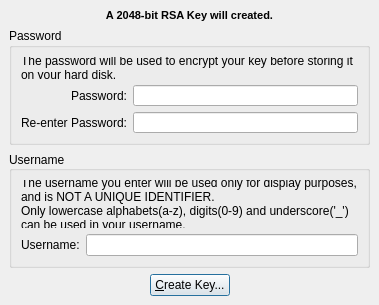
<ui version="4.0" >
 <author></author>
 <comment></comment>
 <exportmacro></exportmacro>
 <class>CreateKeyDialog</class>
 <widget class="QDialog" name="CreateKeyDialog" >
  <property name="geometry" >
   <rect>
    <x>0</x>
    <y>0</y>
    <width>379</width>
    <height>305</height>
   </rect>
  </property>
  <property name="windowTitle" >
   <string>Create Private Key...</string>
  </property>
  <property name="windowIcon" >
   <iconset resource="images.qrc" >:/images/register32.png</iconset>
  </property>
  <layout class="QVBoxLayout" >
   <property name="margin" >
    <number>0</number>
   </property>
   <property name="spacing" >
    <number>6</number>
   </property>
   <item>
    <widget class="QStackedWidget" name="stack" >
     <property name="currentIndex" >
      <number>0</number>
     </property>
     <widget class="QWidget" name="inputPage" >
      <layout class="QVBoxLayout" >
       <property name="margin" >
        <number>9</number>
       </property>
       <property name="spacing" >
        <number>6</number>
       </property>
       <item>
        <widget class="QLabel" name="label" >
         <property name="text" >
          <string>&lt;html>&lt;head>&lt;meta name="qrichtext" content="1" />&lt;/head>&lt;body style=" white-space: pre-wrap; font-family:MS Shell Dlg 2; font-size:8.25pt; font-weight:400; font-style:normal; text-decoration:none;">&lt;p style=" margin-top:0px; margin-bottom:0px; margin-left:0px; margin-right:0px; -qt-block-indent:0; text-indent:0px;">&lt;span style=" font-size:8pt; font-weight:600;">A 2048-bit RSA Key will created.&lt;/span>&lt;/p>&lt;/body>&lt;/html></string>
         </property>
         <property name="alignment" >
          <set>Qt::AlignCenter</set>
         </property>
        </widget>
       </item>
       <item>
        <widget class="QGroupBox" name="groupBox" >
         <property name="title" >
          <string>Password</string>
         </property>
         <layout class="QGridLayout" >
          <property name="margin" >
           <number>9</number>
          </property>
          <property name="spacing" >
           <number>6</number>
          </property>
          <item row="2" column="1" >
           <widget class="QLineEdit" name="password2" >
            <property name="echoMode" >
             <enum>QLineEdit::Password</enum>
            </property>
           </widget>
          </item>
          <item row="2" column="0" >
           <widget class="QLabel" name="label_4" >
            <property name="text" >
             <string>Re-enter Password:</string>
            </property>
            <property name="alignment" >
             <set>Qt::AlignRight|Qt::AlignTrailing|Qt::AlignVCenter</set>
            </property>
           </widget>
          </item>
          <item row="0" column="0" colspan="2" >
           <widget class="QLabel" name="label_2" >
            <property name="text" >
             <string>The password will be used to encrypt your key before storing it on your hard disk.</string>
            </property>
            <property name="wordWrap" >
             <bool>true</bool>
            </property>
           </widget>
          </item>
          <item row="1" column="1" >
           <widget class="QLineEdit" name="password" >
            <property name="echoMode" >
             <enum>QLineEdit::Password</enum>
            </property>
           </widget>
          </item>
          <item row="1" column="0" >
           <widget class="QLabel" name="label_3" >
            <property name="text" >
             <string>Password:</string>
            </property>
            <property name="alignment" >
             <set>Qt::AlignRight|Qt::AlignTrailing|Qt::AlignVCenter</set>
            </property>
           </widget>
          </item>
         </layout>
        </widget>
       </item>
       <item>
        <widget class="QGroupBox" name="groupBox_2" >
         <property name="title" >
          <string>Username</string>
         </property>
         <property name="alignment" >
          <set>Qt::AlignLeading|Qt::AlignLeft|Qt::AlignVCenter</set>
         </property>
         <layout class="QGridLayout" >
          <property name="margin" >
           <number>9</number>
          </property>
          <property name="spacing" >
           <number>6</number>
          </property>
          <item row="1" column="1" >
           <widget class="QLineEdit" name="userName" />
          </item>
          <item row="1" column="0" >
           <widget class="QLabel" name="label_6" >
            <property name="text" >
             <string>Username:</string>
            </property>
           </widget>
          </item>
          <item row="0" column="0" colspan="2" >
           <widget class="QLabel" name="label_5" >
            <property name="text" >
             <string>The username you enter will be used only for display purposes, and is NOT A UNIQUE IDENTIFIER.
Only lowercase alphabets(a-z), digits(0-9) and underscore('_') can be used in your username.</string>
            </property>
            <property name="wordWrap" >
             <bool>true</bool>
            </property>
           </widget>
          </item>
         </layout>
        </widget>
       </item>
       <item>
        <layout class="QHBoxLayout" >
         <property name="margin" >
          <number>0</number>
         </property>
         <property name="spacing" >
          <number>6</number>
         </property>
         <item>
          <spacer>
           <property name="orientation" >
            <enum>Qt::Horizontal</enum>
           </property>
           <property name="sizeHint" >
            <size>
             <width>40</width>
             <height>20</height>
            </size>
           </property>
          </spacer>
         </item>
         <item>
          <widget class="QPushButton" name="createKeyButton" >
           <property name="text" >
            <string>&amp;Create Key...</string>
           </property>
           <property name="default" >
            <bool>false</bool>
           </property>
          </widget>
         </item>
         <item>
          <spacer>
           <property name="orientation" >
            <enum>Qt::Horizontal</enum>
           </property>
           <property name="sizeHint" >
            <size>
             <width>40</width>
             <height>20</height>
            </size>
           </property>
          </spacer>
         </item>
        </layout>
       </item>
      </layout>
     </widget>
     <widget class="QWidget" name="progressPage" >
      <layout class="QVBoxLayout" >
       <property name="margin" >
        <number>9</number>
       </property>
       <property name="spacing" >
        <number>6</number>
       </property>
       <item>
        <widget class="QLabel" name="msgLabel" >
         <property name="text" >
          <string>Progress Message...</string>
         </property>
         <property name="alignment" >
          <set>Qt::AlignCenter</set>
         </property>
        </widget>
       </item>
      </layout>
     </widget>
     <widget class="QWidget" name="errorPage" >
      <layout class="QVBoxLayout" >
       <property name="margin" >
        <number>9</number>
       </property>
       <property name="spacing" >
        <number>6</number>
       </property>
       <item>
        <widget class="QLabel" name="label_11" >
         <property name="text" >
          <string>&lt;html>&lt;head>&lt;meta name="qrichtext" content="1" />&lt;/head>&lt;body style=" white-space: pre-wrap; font-family:MS Shell Dlg 2; font-size:8.25pt; font-weight:400; font-style:normal; text-decoration:none;">&lt;p style=" margin-top:0px; margin-bottom:0px; margin-left:0px; margin-right:0px; -qt-block-indent:0; text-indent:0px;">&lt;span style=" font-size:8pt; font-weight:600; color:#ff0000;">Unable to register your Public Key with the Key Server.&lt;/span>&lt;/p>&lt;p style=" margin-top:0px; margin-bottom:0px; margin-left:0px; margin-right:0px; -qt-block-indent:0; text-indent:0px; font-size:8pt; font-weight:600; color:#ff0000;">Please check your internet connection.&lt;/p>&lt;/body>&lt;/html></string>
         </property>
         <property name="alignment" >
          <set>Qt::AlignCenter</set>
         </property>
        </widget>
       </item>
       <item>
        <layout class="QHBoxLayout" >
         <property name="margin" >
          <number>0</number>
         </property>
         <property name="spacing" >
          <number>6</number>
         </property>
         <item>
          <spacer>
           <property name="orientation" >
            <enum>Qt::Horizontal</enum>
           </property>
           <property name="sizeHint" >
            <size>
             <width>40</width>
             <height>20</height>
            </size>
           </property>
          </spacer>
         </item>
         <item>
          <widget class="QPushButton" name="tryAgainButton" >
           <property name="text" >
            <string>Try Again...</string>
           </property>
          </widget>
         </item>
         <item>
          <spacer>
           <property name="orientation" >
            <enum>Qt::Horizontal</enum>
           </property>
           <property name="sizeHint" >
            <size>
             <width>40</width>
             <height>20</height>
            </size>
           </property>
          </spacer>
         </item>
        </layout>
       </item>
      </layout>
     </widget>
    </widget>
   </item>
  </layout>
 </widget>
 <pixmapfunction></pixmapfunction>
 <tabstops>
  <tabstop>password</tabstop>
  <tabstop>password2</tabstop>
  <tabstop>userName</tabstop>
  <tabstop>createKeyButton</tabstop>
 </tabstops>
 <resources>
  <include location="images.qrc" />
 </resources>
 <connections/>
</ui>
